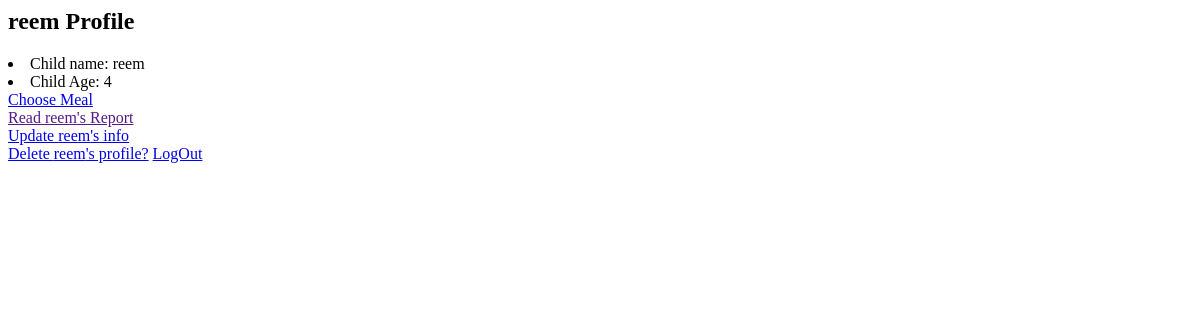
Page /profile/ff05cbb4-1bb4-4901-8ac8-1750810e0f25/ (signed in) on the earlier database version.
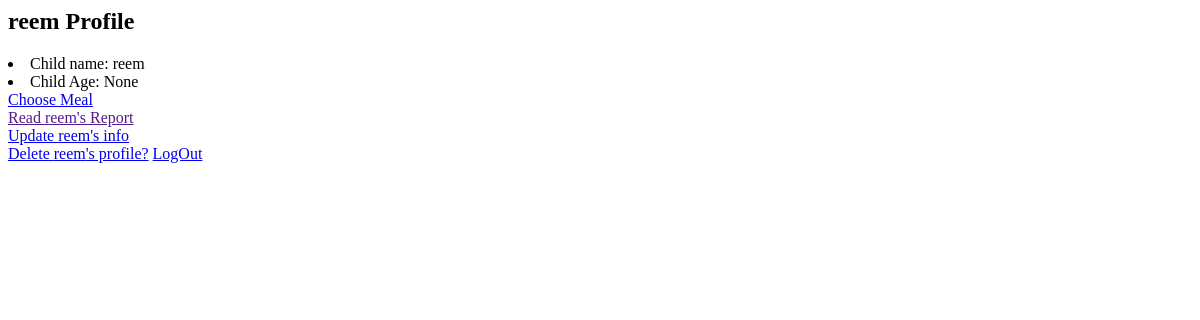
Same page on the later database version.
### mother/models.py (models this page shows, shortened)
class Child(models.Model):
    meal_types = (('meat', 'Meat'),
                  ('milk', 'milk'))
    mom = models.ForeignKey(Mother,null=True,blank=True,on_delete=models.CASCADE)
    name = models.CharField(max_length=200,null=True,blank=True)
    age = models.CharField(max_length=200,null=True,blank=True)
    meal = models.CharField(max_length=200, null=True, blank=True, choices=meal_types)
    id = models.UUIDField(default=uuid.uuid4, unique=True, primary_key=True, editable=False)

### mother/views.py (the view)
# urls.py: path('profile/<str:pk>/',views.profile,name='profile'),
@login_required(login_url='login')
def profile(request,pk):
    child = Child.objects.get(id=pk)
    conext = {'child':child}
    return render(request,'profile.html',conext)

### mother/templates/profile.html (shortened to what this page needs)
{% block content %}
<h2>{{child.name}} Profile</h2>
    <li>Child name: {{child.name}}</li>
    <li>Child Age: {{child.age}}</li>
<a href="{% url 'meals' child.id %}">Choose Meal</a>
<a href="">Read {{child.name}}'s Report</a>
<a href="{% url 'updatechild' child.id %}">Update {{child.name}}'s info</a>
<a href="{% url 'deletechild' child.id %}">Delete {{child.name}}'s profile?</a>
<a href="{% url 'logout' %}">LogOut</a>
{% endblock %}

Differences in the rows shown:
changed Child "reem": age "4" → "None"
